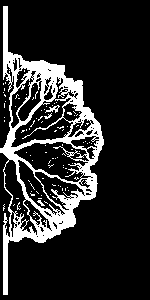
#> input picture data/config_3a_channels_oceanmasked.png, 150 x 300 px
$ python a_dem_to_graph.py   (older library calls are emulated)
#> lines starting #> are read from the running program, lines starting #| are printed output that depends on the picture; after the words box and inside, x2 and y2 are one past the last pixel; in counts of white or black regions, pixels touching at a corner belong together
import cv2
import numpy as np
from PIL import Image
import sys
import scipy
import scipy.ndimage
from skimage.morphology import skeletonize, medial_axis, skeletonize_3d
from scipy.ndimage.morphology import generate_binary_structure
import sknw
import matplotlib.pyplot as plt
import networkx as nx
from scipy import ndimage
from datetime import datetime

startTime = datetime.now()

np.set_printoptions(threshold=sys.maxsize)

def read_data(img):
    ''' helper function to make reading in DEMs easier '''
    img1 = Image.open(img)
#> img1 is the input picture: PIL image 150x300 L; 16.2% white; 97 white regions (93 under 20 px), largest, box (x1, y1, x2, y2) and area: (0, 6, 104, 295) 6959, (45, 105, 60, 113) 48, (37, 200, 45, 206) 21, (44, 113, 52, 119) 20
    img1 = np.array(img1)
    img1[img1 == 255] = 1
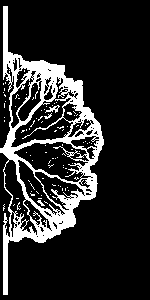
#> img1: shape (300, 150); values 0 (black) and 1 (white), 16.2% white; 97 white regions (93 under 20 px), largest, box (x1, y1, x2, y2) and area: (0, 6, 104, 295) 6959, (45, 105, 60, 113) 48, (37, 200, 45, 206) 21, (44, 113, 52, 119) 20
    # print(img1)
    return img1


# [114 lines left out: functions scale_data, int_conversion, make_directed, remove_selfloops, get_node_coord_dict, save_graph_with_coords, not called in this run]


def do_analysis():
    img = read_data('./data/config_3a_channels_oceanmasked.png')

    # prepare for both possible skeletonization algorithms
    zhang = skeletonize(img)
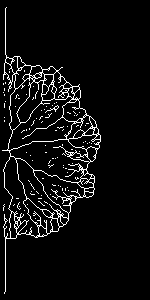
#> zhang: shape (300, 150) bool; 5.7% white in thin lines or dots, all inside (x1, y1, x2, y2) = (2, 7, 101, 294)
    # lee = skeletonize_3d(img)

    img_skel = zhang

    # make a transparent raster with only trough pixels in red.
    skel_transp = np.zeros((img_skel.shape[0], img_skel.shape[1], 4))
    for i in range(img_skel.shape[0]):
        for j in range(img_skel.shape[1]):
            if img_skel[i, j] == 1:
                skel_transp[i, j, 0] = 255
                skel_transp[i, j, 1] = 255
                skel_transp[i, j, 2] = 255
                skel_transp[i, j, 3] = 255

    # build graph from skeletonized image
#> (the run stopped early here; a loop or call above may not have finished)
